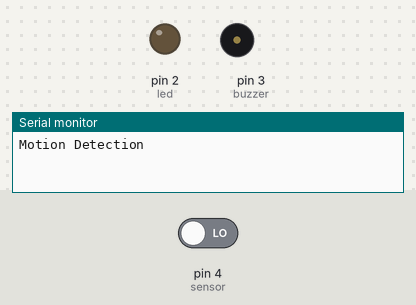
Bench run of a sketch on a simulated Arduino Uno, built with avr-gcc and run on an emulated ATmega328P. Parts: output pins drawn as LEDs (lit = HIGH), buzzer (waves = sounding, pin HIGH), the last lines printed to the serial monitor. The test bench sets the inputs (shaded band); at power-on: pin 4 (sensor) LOW.

Above: at 2.8 s.
2.9 s: pin 4 (sensor) driven HIGH
At 3.4 s:
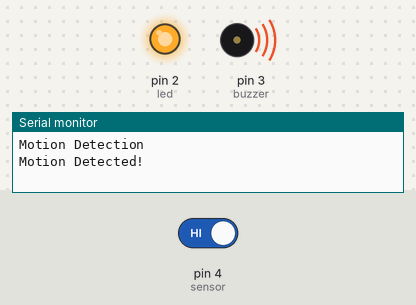
At 5.2 s:
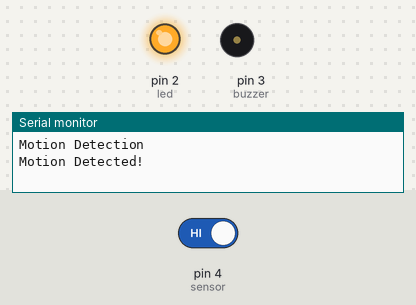
5.5 s: pin 4 (sensor) driven LOW
At 6.8 s:
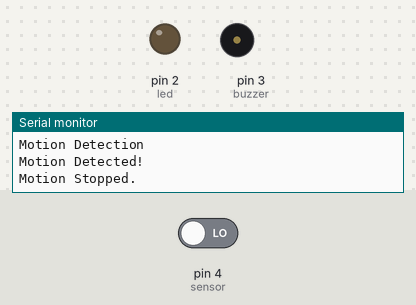
Timing chart, 0 to 8.5 s (numbered marks = the images above; inputs shaded):
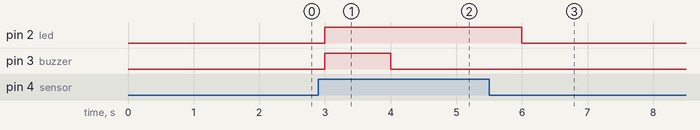

The sketch:

ex05.ino
```cpp
int led = 2;
int buzzer = 3;
int sensor = 4;
int state = 0;
int val = 0;
void setup() {
  Serial.begin(9600);
  pinMode(led, OUTPUT);
  pinMode(buzzer, OUTPUT);
  pinMode(sensor, INPUT);
  Serial.println("Motion Detection");
}

void loop() {
  val = digitalRead(sensor);
  digitalWrite(buzzer, LOW);
  digitalWrite(led, LOW);
  if (val){
    digitalWrite(led, HIGH);
    if(!state){
      Serial.println("Motion Detected!");
      digitalWrite(buzzer, HIGH);
      state = 1;
    }
  }else{
    if(state){
      Serial.println("Motion Stopped.");
      state = 0;
    }
  }
  delay(1000);
}
```

Measured:
- after the input at 2.9 s, pin 2 (led): LOW → HIGH after 0.10 s; pin 3 (buzzer): LOW → HIGH after 0.10 s, → LOW 1.0 s later
- after the input at 5.5 s, pin 2 (led): HIGH → LOW after 0.50 s
